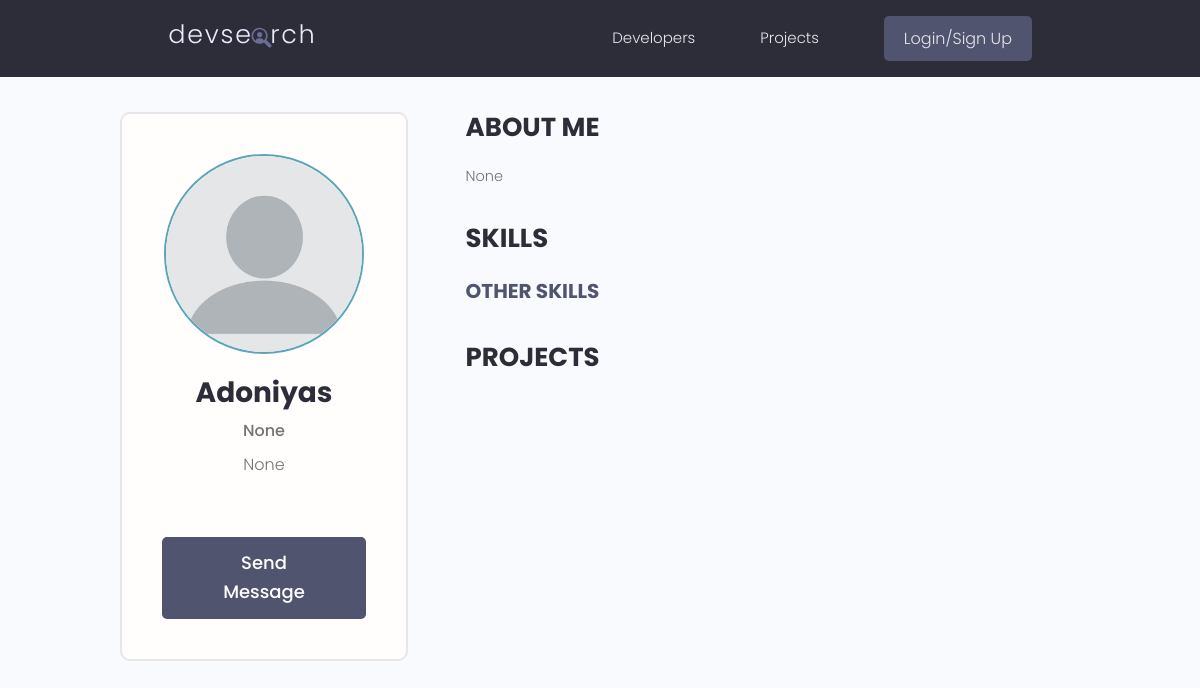
Before: /profile/a83cc6b1-484b-4641-b071-d001fee2ebde with the older database file.
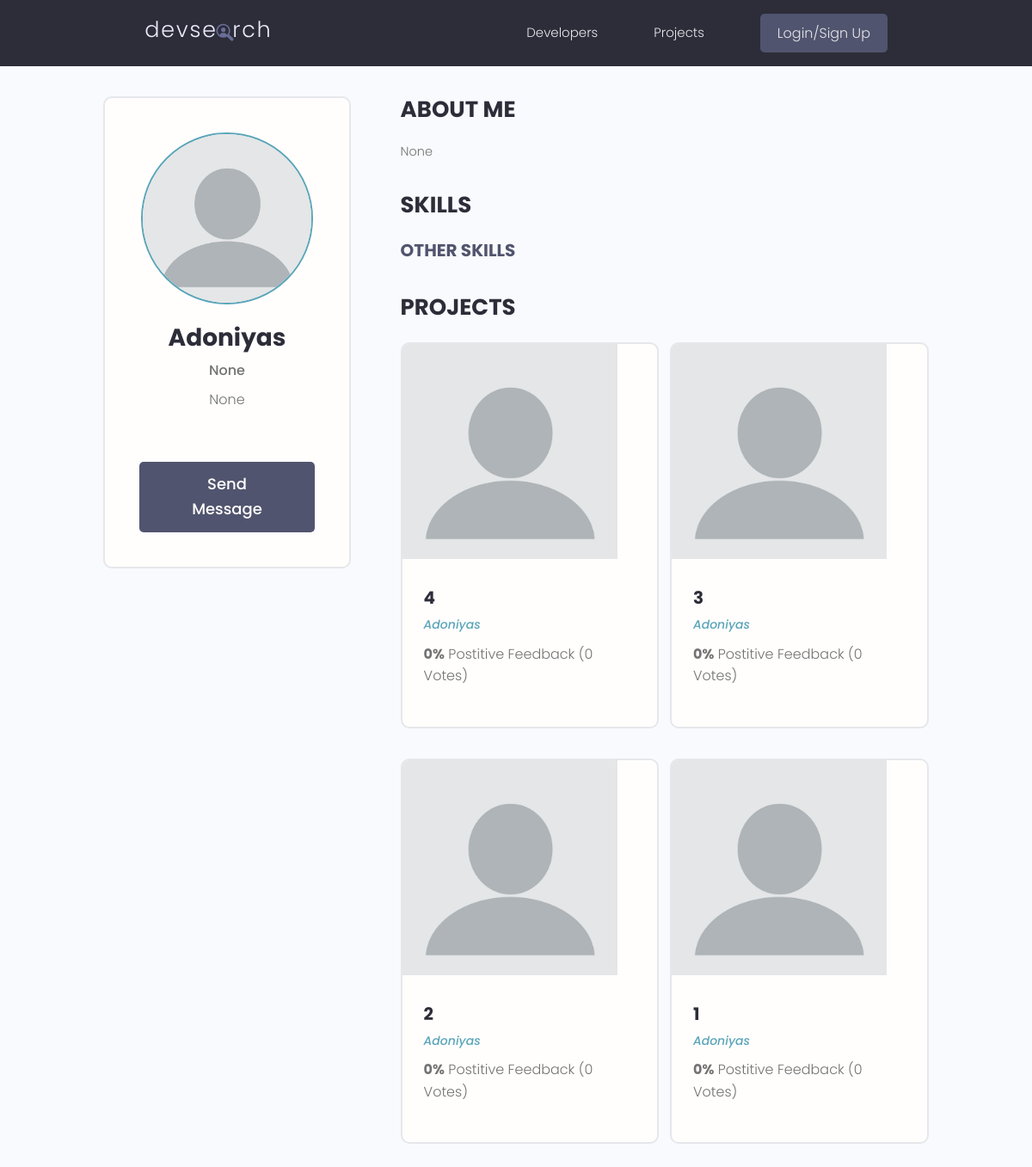
After: the same page with the newer database file.
### users/models.py (models this page shows, shortened)
class Profile(models.Model):
    user = models.OneToOneField(User, on_delete=models.CASCADE)
    id = models.UUIDField(default=uuid4, primary_key=True, editable=False)
    name = models.CharField(max_length=200)
    email = models.EmailField(max_length=200)
    username = models.CharField(max_length=200, blank=True, null=True)
    location = models.CharField(max_length=200, blank=True, null=True)
    short_intro = models.CharField(max_length=200, blank=True, null=True)
    bio = models.TextField(max_length=200, blank=True, null=True)
    profile_pic =models.ImageField(upload_to="profile_pic/", default="profile_pic/default.png")
    social_github = models.CharField(max_length=200, blank=True, null=True)
    social_twitter = models.CharField(max_length=200, blank=True, null=True)
    social_linkedin = models.CharField(max_length=200, blank=True, null=True)
    social_youtube = models.CharField(max_length=200, blank=True, null=True)
    social_website = models.CharField(max_length=200, blank=True, null=True)
    created_at = models.DateTimeField(auto_now_add=True)

### projects/models.py (models this page shows, shortened)
class Project(models.Model):
    id = models.UUIDField(default = uuid4, unique=True, primary_key=True, editable=False)
    owner = models.ForeignKey(Profile, on_delete=models.CASCADE, null= True)
    title = models.CharField(max_length=200)
    description = models.TextField(null=True, blank=True)
    featured_img = models.ImageField(upload_to="project_img")
    demo_link = models.CharField(max_length=200, null= True, blank=True)
    source_link = models.CharField(max_length=200, null= True, blank=True)
    vote_ratio = models.IntegerField(default=0, null=True, blank=True)
    vote_count = models.IntegerField(default=0, null=True, blank=True)
    tags = models.ManyToManyField('Tag', blank = True)
    created_at = models.DateTimeField(auto_now_add=True)
    class Meta:
        ordering = ['-created_at']

### users/views.py (the view)
# urls.py: path("profile/<str:pk>", views.user_profile, name="user-profile"),
def user_profile(request, pk):
    profile = Profile.objects.get(id=pk)
    top_skills = profile.skill_set.exclude(description__exact="")
    other_skills = profile.skill_set.filter(description="")
    context = {"profile": profile, "top_skills":top_skills, "other_skills": other_skills}
    return render(request, "users/user-profile.html", context)

### users/templates/users/user-profile.html (shortened to what this page needs)
{% extends 'base.html' %}
{% block content %}
  <main class="profile my-md">
    <div class="container">
      <div class="layout">
        <div class="column column--1of3">
          <div class="card text-center">
            <div class="card__body dev">
              <img class="avatar avatar--xl" src="{{profile.profile_pic.url}}" />
              <h2 class="dev__name">{{profile.name}}</h2>
              <p class="dev__title">{{profile.short_intro}}</p>
              <p class="dev__location">{{profile.location}}</p>
              <a href="#" class="btn btn--sub btn--lg">Send Message </a>
            </div>
          </div>
        </div>
        <div class="column column--2of3">
          <div class="devInfo">
            <h3 class="devInfo__title">About Me</h3>
            <p class="devInfo__about">
              {{profile.bio}}
            </p>
          </div>
          <div class="devInfo">
            <h3 class="devInfo__title">Skills</h3>
            <div class="devInfo__skills">
              <h3 class="devInfo__subtitle">Other Skills</h3>
            </div>
          </div>
          <div class="devInfo">
            <h3 class="devInfo__title">Projects</h3>
            <div class="grid grid--two">
              {% for project in profile.project_set.all %}
              <div class="column">
                <div class="card project">
                  <a href="{% url 'project' project.id %}" class="project">
                    <img class="project__thumbnail" src="{{project.featured_img.url}}" alt="project thumbnail" />
                    <div class="card__body">
                      <h3 class="project__title">{{project.title}}</h3>
                      <p><a class="project__author" href="{% url 'user-profile' project.owner.id %}">{{project.owner.name}}</a></p>
                      <p class="project--rating">
                        <span style="font-weight: bold;">{{project.vote_ratio}}%</span> Postitive
                        Feedback ({{project.vote_count}} Vote{{project.vote_count|pluralize:"s"}})
                      </p>
                    </div>
                  </a>
                </div>
              </div>
              {% endfor %}
            </div>
          </div>
        </div>
      </div>
    </div>
  </main>
  {% endblock %}

### templates/base.html (shortened to what this page needs)
<!DOCTYPE html>
<html lang="en">
{% load static %}
<head>
  <link rel="stylesheet" href="https://cdn.iconmonstr.com/1.3.0/css/iconmonstr-iconic-font.min.css" />
  <link rel="stylesheet" href="{% static 'uikit/styles/uikit.css' %}" />
  <link rel="stylesheet" href="{% static 'styles/app.css' %}" />
</head>
<body>
{%  include 'navbar.html' %}
{% block content %}
{% endblock %}
</body>
</html>

### templates/navbar.html (shortened to what this page needs)
  {% load static %}
  <header class="header">
    <div class="container container--narrow">
      <a href="/" class="header__logo">
        <img src="{% static 'images/logo.svg' %}" alt="DevSearch Logo" />
      </a>
      <nav class="header__nav">
        <ul class="header__menu">
          <li class="header__menuItem"><a href="{% url 'profiles' %}">Developers</a></li>
          <li class="header__menuItem"><a href="{% url 'projects' %}">Projects</a></li>
          {% if request.user.is_authenticated %}
          <li class="header__menuItem"><a href="{% url 'logout' %}" class="btn btn--sub">Logout</a></li>
          {% else %}
          <li class="header__menuItem"><a href="{% url 'login' %}" class="btn btn--sub">Login/Sign Up</a></li>
          {% endif %}
        </ul>
      </nav>
    </div>
  </header>

### static/styles/app.css (style rules this page uses)
:root { --color-sub: #2d2d39; }
.btn--sub { background-color: var(--color-sub-light); }
.card { border: 2px solid var(--color-light); }
img { width: 100%; }
.header { position: sticky; z-index: 111; background-color: var(--color-sub); padding: 1.5rem 0; }
.header > .container { display: flex; justify-content: space-between; align-items: center; }
.header__logo > img { height: 3.8rem; }
.header__nav > ul { display: inline-flex; align-items: center; list-style: none; gap: 6.5rem; }
.header__menuItem > a { color: var(--color-light); font-weight: 300; }
.profile .card > .dev { padding: 4rem; }
.dev__name { color: var(--color-sub); font-size: 2.8rem; font-weight: 700; margin-top: 1rem; margin-bottom: 0.5rem; }
.dev__title { font-size: 1.6rem; font-weight: 500; line-height: 1.3; }
.dev__location { margin-top: 1rem; }
.devInfo { margin-bottom: 3rem; }
.devInfo__title, .devInfo__subtitle { font-size: 2.6rem; color: var(--color-sub); text-transform: uppercase; font-weight: 700; margin-bottom: 1.5rem; }
.devInfo__subtitle { font-size: 2rem; color: var(--color-sub-light); }
.devInfo__about, .devSkill__info { font-size: 1.45rem; line-height: 1.7; text-align: justify; }
.project__author { font-size: 1.4rem; font-style: italic; }
.project--rating { margin-bottom: 1.6em; margin-top: .5em; }
.project__thumbnail { height: 25rem; object-fit: cover; object-position: top center; }
.project__title { font-size: 2rem; font-weight: 700; color: var(--color-sub); }

### static/uikit/styles/modules/_variables.css (style rules this page uses)
:root { --color-main: #5aa5b9; --color-main-light: #e6faff; --color-sub: #3f4156; --color-sub-light: #51546e; --color-sub-lighter: #ededfd; --color-text: #737373; --color-gray: #8b8b8b; --color-light: #e5e7eb; --color-light-gray: #767676; --color-bg: #f8fafd; --color-white: #fffefd; --color-white-light: #f3f3f3; --color-success: #359e64; --color-success-bg: #def8e8; --color-error: #fc4b0b; --color-error-bg: #fff2ee; --font-base: 'Poppins', arial, helvetica, 'Segoe UI', roboto, ubuntu, sans-serif; --font-monospace: 'Fira Code', 'Courier New', courier, monospace; --font-regular: 300; --font-medium: 500; --font-bold: 700; --generic-shadow: 1px 1px 5px #00000010; --generic-transition: all 0.3s ease-in-out; }

### static/uikit/styles/modules/_base.css (style rules this page uses)
* { margin: 0; padding: 0; box-sizing: border-box; text-rendering: optimizeLegibility; color: inherit; font-size: inherit; }
html { font-size: 50%; }
@media only screen and (min-width: 480px) { html { font-size: 56.25%; } }
@media only screen and (min-width: 1200px) { html { font-size: 62.5%; } }
body { line-height: 1.6; font-weight: 400; font-size: 1.5rem; color: var(--color-text); background-color: var(--color-bg); min-height: 100vh; }

### static/uikit/styles/modules/_typography.css (style rules this page uses)
* { font-family: var(--font-base); }
h2 { font-size: 3.6rem; font-weight: var(--font-bold); }
h3 { font-size: 3.2rem; font-weight: var(--font-medium); }
p, span, strong { font-size: 1.6rem; color: var(--color-text); font-weight: var(--font-regular); }
a { padding-bottom: 2px; text-decoration: none; display: inline-block; color: var(--color-main); font-weight: var(--font-medium); }

### static/uikit/styles/modules/_utilities.css (style rules this page uses)
.container { width: 92%; max-width: 165rem; margin: 0 auto; box-sizing: border-box; }
.container--narrow { width: 92%; max-width: 120rem; }
@media screen and (min-width: 1000px) { .container { width: 90%; } }
@media screen and (min-width: 1000px) { .container--narrow { width: 85%; } }
@media screen and (min-width: 1200px) { .container { width: 80%; } }
@media screen and (min-width: 1200px) { .container--narrow { width: 72%; } }
.text-center { text-align: center; }
.my-md { margin: 3rem auto; }

### static/uikit/styles/modules/_avatar.css (style rules this page uses)
.avatar { border-radius: 50%; border: 2px solid var(--color-main); object-fit: cover; }
.avatar--xl { height: 20rem; width: 20rem; }

### static/uikit/styles/modules/_button.css (style rules this page uses)
.btn { display: inline-block; position: relative; cursor: pointer; background-color: var(--color-light); font-weight: var(--font-medium); color: var(--color-sub); text-decoration: none; padding: 1rem 2rem; border-radius: 0.5rem; border: none; width: -webkit-fit-content; width: -moz-fit-content; width: fit-content; height: -webkit-fit-content; height: -moz-fit-content; height: fit-content; font-size: 1.6rem; outline-width: 0; outline-color: transparent; -webkit-backface-visibility: hidden; backface-visibility: hidden; transition: all 0.3s ease-in-out; }
.btn--sub { background-color: var(--color-sub); color: var(--color-white); }
.btn--lg { font-size: 1.8rem; padding: 1.2rem 4.5rem; }

Changed rows visible on the page:
added Project: featured_img (placeholder picture), title "4", owner.name "Adoniyas", vote_ratio "0", vote_count "0"
added Project: featured_img (placeholder picture), title "3", owner.name "Adoniyas", vote_ratio "0", vote_count "0"
added Project: featured_img (placeholder picture), title "2", owner.name "Adoniyas", vote_ratio "0", vote_count "0"
added Project: featured_img (placeholder picture), title "1", owner.name "Adoniyas", vote_ratio "0", vote_count "0"
